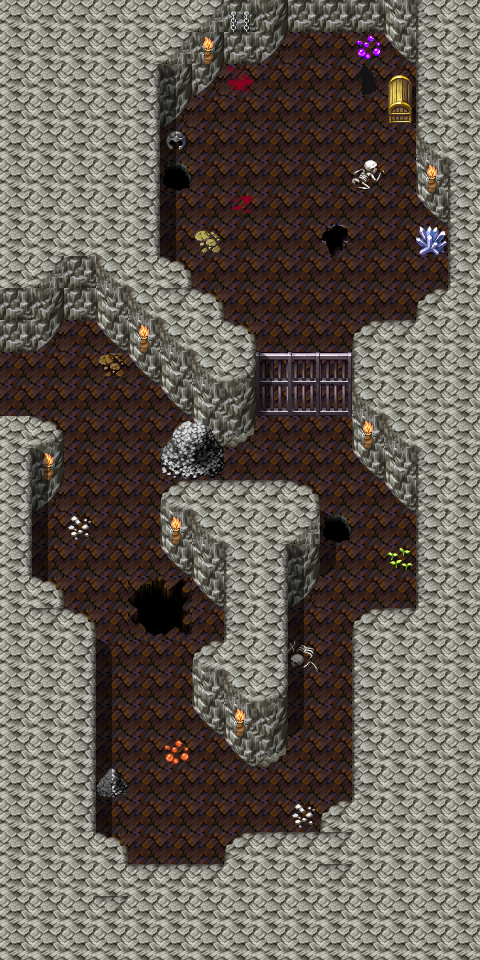

Rendered tile map (Tiled .tmx) drawn with the repository's tilesets; below, a short description and the map source with its tile grids summarised:
An orthogonal 15x30 tile map with 32x32 px tiles, 4 tile layers (Ground, Objects, Above, Top), 1 hidden layer not drawn, 62 tilesets and 11 objects (6x mapchange, 3x spawn, script, replace).

<map version="1.0" tiledversion="1.1.5" orientation="orthogonal" renderorder="right-down" width="15" height="30" tilewidth="32" tileheight="32" infinite="0" nextobjectid="84">
 <tileset firstgid="1" name="map_bed_1" tilewidth="32" tileheight="32" tilecount="128" columns="16">
  <image source="../drawable/map_bed_1.png" width="512" height="256" />
 </tileset>
 <tileset firstgid="129" name="map_border_1" tilewidth="32" tileheight="32" tilecount="128" columns="16">
  <image source="../drawable/map_border_1.png" width="512" height="256" />
 </tileset>
 <tileset firstgid="257" name="map_bridge_1" tilewidth="32" tileheight="32" tilecount="128" columns="16">
  <image source="../drawable/map_bridge_1.png" width="512" height="256" />
 </tileset>
 <tileset firstgid="385" name="map_bridge_2" tilewidth="32" tileheight="32" tilecount="128" columns="16">
  <image source="../drawable/map_bridge_2.png" width="512" height="256" />
 </tileset>
 <tileset firstgid="513" name="map_broken_1" tilewidth="32" tileheight="32" tilecount="128" columns="16">
  <image source="../drawable/map_broken_1.png" width="512" height="256" />
 </tileset>
 <tileset firstgid="641" name="map_cavewall_1" tilewidth="32" tileheight="32" tilecount="108" columns="18">
  <image source="../drawable/map_cavewall_1.png" width="576" height="192" />
 </tileset>
 <tileset firstgid="749" name="map_cavewall_2" tilewidth="32" tileheight="32" tilecount="108" columns="18">
  <image source="../drawable/map_cavewall_2.png" width="576" height="192" />
 </tileset>
 <tileset firstgid="857" name="map_cavewall_3" tilewidth="32" tileheight="32" tilecount="108" columns="18">
  <image source="../drawable/map_cavewall_3.png" width="576" height="192" />
 </tileset>
 <tileset firstgid="965" name="map_cavewall_4" tilewidth="32" tileheight="32" tilecount="108" columns="18">
  <image source="../drawable/map_cavewall_4.png" width="576" height="192" />
 </tileset>
 <tileset firstgid="1073" name="map_chair_table_1" tilewidth="32" tileheight="32" tilecount="128" columns="16">
  <image source="../drawable/map_chair_table_1.png" width="512" height="256" />
 </tileset>
 <tileset firstgid="1201" name="map_chair_table_2" tilewidth="32" tileheight="32" tilecount="128" columns="16">
  <image source="../drawable/map_chair_table_2.png" width="512" height="256" />
 </tileset>
 <tileset firstgid="1329" name="map_crate_1" tilewidth="32" tileheight="32" tilecount="128" columns="16">
  <image source="../drawable/map_crate_1.png" width="512" height="256" />
 </tileset>
 <tileset firstgid="1457" name="map_cupboard_1" tilewidth="32" tileheight="32" tilecount="128" columns="16">
  <image source="../drawable/map_cupboard_1.png" width="512" height="256" />
 </tileset>
 <tileset firstgid="1585" name="map_curtain_1" tilewidth="32" tileheight="32" tilecount="128" columns="16">
  <image source="../drawable/map_curtain_1.png" width="512" height="256" />
 </tileset>
 <tileset firstgid="1713" name="map_entrance_1" tilewidth="32" tileheight="32" tilecount="128" columns="16">
  <image source="../drawable/map_entrance_1.png" width="512" height="256" />
 </tileset>
 <tileset firstgid="1841" name="map_entrance_2" tilewidth="32" tileheight="32" tilecount="128" columns="16">
  <image source="../drawable/map_entrance_2.png" width="512" height="256" />
 </tileset>
 <tileset firstgid="1969" name="map_fence_1" tilewidth="32" tileheight="32" tilecount="128" columns="16">
  <image source="../drawable/map_fence_1.png" width="512" height="256" />
 </tileset>
 <tileset firstgid="2097" name="map_fence_2" tilewidth="32" tileheight="32" tilecount="128" columns="16">
  <image source="../drawable/map_fence_2.png" width="512" height="256" />
 </tileset>
 <tileset firstgid="2225" name="map_fence_3" tilewidth="32" tileheight="32" tilecount="128" columns="16">
  <image source="../drawable/map_fence_3.png" width="512" height="256" />
 </tileset>
 <tileset firstgid="2353" name="map_fence_4" tilewidth="32" tileheight="32" tilecount="128" columns="16">
  <image source="../drawable/map_fence_4.png" width="512" height="256" />
 </tileset>
 <tileset firstgid="2481" name="map_ground_1" tilewidth="32" tileheight="32" tilecount="128" columns="16">
  <image source="../drawable/map_ground_1.png" width="512" height="256" />
 </tileset>
 <tileset firstgid="2609" name="map_ground_2" tilewidth="32" tileheight="32" tilecount="128" columns="16">
  <image source="../drawable/map_ground_2.png" width="512" height="256" />
 </tileset>
 <tileset firstgid="2737" name="map_ground_3" tilewidth="32" tileheight="32" tilecount="128" columns="16">
  <image source="../drawable/map_ground_3.png" width="512" height="256" />
 </tileset>
 <tileset firstgid="2865" name="map_ground_4" tilewidth="32" tileheight="32" tilecount="128" columns="16">
  <image source="../drawable/map_ground_4.png" width="512" height="256" />
 </tileset>
 <tileset firstgid="2993" name="map_ground_5" tilewidth="32" tileheight="32" tilecount="128" columns="16">
  <image source="../drawable/map_ground_5.png" width="512" height="256" />
 </tileset>
 <tileset firstgid="3121" name="map_ground_6" tilewidth="32" tileheight="32" tilecount="128" columns="16">
  <image source="../drawable/map_ground_6.png" width="512" height="256" />
 </tileset>
 <tileset firstgid="3249" name="map_ground_7" tilewidth="32" tileheight="32" tilecount="128" columns="16">
  <image source="../drawable/map_ground_7.png" width="512" height="256" />
 </tileset>
 <tileset firstgid="3377" name="map_ground_8" tilewidth="32" tileheight="32" tilecount="128" columns="16">
  <image source="../drawable/map_ground_8.png" width="512" height="256" />
 </tileset>
 <tileset firstgid="3505" name="map_house_1" tilewidth="32" tileheight="32" tilecount="128" columns="16">
  <image source="../drawable/map_house_1.png" width="512" height="256" />
 </tileset>
 <tileset firstgid="3633" name="map_house_2" tilewidth="32" tileheight="32" tilecount="128" columns="16">
  <image source="../drawable/map_house_2.png" width="512" height="256" />
 </tileset>
 <tileset firstgid="3761" name="map_indoor_1" tilewidth="32" tileheight="32" tilecount="128" columns="16">
  <image source="../drawable/map_indoor_1.png" width="512" height="256" />
 </tileset>
 <tileset firstgid="3889" name="map_indoor_2" tilewidth="32" tileheight="32" tilecount="128" columns="16">
  <image source="../drawable/map_indoor_2.png" width="512" height="256" />
 </tileset>
 <tileset firstgid="4017" name="map_kitchen_1" tilewidth="32" tileheight="32" tilecount="128" columns="16">
  <image source="../drawable/map_kitchen_1.png" width="512" height="256" />
 </tileset>
 <tileset firstgid="4145" name="map_outdoor_1" tilewidth="32" tileheight="32" tilecount="128" columns="16">
  <image source="../drawable/map_outdoor_1.png" width="512" height="256" />
 </tileset>
 <tileset firstgid="4273" name="map_pillar_1" tilewidth="32" tileheight="32" tilecount="128" columns="16">
  <image source="../drawable/map_pillar_1.png" width="512" height="256" />
 </tileset>
 <tileset firstgid="4401" name="map_pillar_2" tilewidth="32" tileheight="32" tilecount="128" columns="16">
  <image source="../drawable/map_pillar_2.png" width="512" height="256" />
 </tileset>
 <tileset firstgid="4529" name="map_plant_1" tilewidth="32" tileheight="32" tilecount="128" columns="16">
  <image source="../drawable/map_plant_1.png" width="512" height="256" />
 </tileset>
 <tileset firstgid="4657" name="map_plant_2" tilewidth="32" tileheight="32" tilecount="128" columns="16">
  <image source="../drawable/map_plant_2.png" width="512" height="256" />
 </tileset>
 <tileset firstgid="4785" name="map_rock_1" tilewidth="32" tileheight="32" tilecount="128" columns="16">
  <image source="../drawable/map_rock_1.png" width="512" height="256" />
 </tileset>
 <tileset firstgid="4913" name="map_rock_2" tilewidth="32" tileheight="32" tilecount="128" columns="16">
  <image source="../drawable/map_rock_2.png" width="512" height="256" />
 </tileset>
 <tileset firstgid="5041" name="map_roof_1" tilewidth="32" tileheight="32" tilecount="128" columns="16">
  <image source="../drawable/map_roof_1.png" width="512" height="256" />
 </tileset>
 <tileset firstgid="5169" name="map_roof_2" tilewidth="32" tileheight="32" tilecount="128" columns="16">
  <image source="../drawable/map_roof_2.png" width="512" height="256" />
 </tileset>
 <tileset firstgid="5297" name="map_roof_3" tilewidth="32" tileheight="32" tilecount="128" columns="16">
  <image source="../drawable/map_roof_3.png" width="512" height="256" />
 </tileset>
 <tileset firstgid="5425" name="map_shop_1" tilewidth="32" tileheight="32" tilecount="128" columns="16">
  <image source="../drawable/map_shop_1.png" width="512" height="256" />
 </tileset>
 <tileset firstgid="5553" name="map_sign_ladder_1" tilewidth="32" tileheight="32" tilecount="128" columns="16">
  <image source="../drawable/map_sign_ladder_1.png" width="512" height="256" />
 </tileset>
 <tileset firstgid="5681" name="map_table_1" tilewidth="32" tileheight="32" tilecount="128" columns="16">
  <image source="../drawable/map_table_1.png" width="512" height="256" />
 </tileset>
 <tileset firstgid="5809" name="map_trail_1" tilewidth="32" tileheight="32" tilecount="128" columns="16">
  <image source="../drawable/map_trail_1.png" width="512" height="256" />
 </tileset>
 <tileset firstgid="5937" name="map_transition_1" tilewidth="32" tileheight="32" tilecount="128" columns="16">
  <image source="../drawable/map_transition_1.png" width="512" height="256" />
 </tileset>
 <tileset firstgid="6065" name="map_transition_2" tilewidth="32" tileheight="32" tilecount="128" columns="16">
  <image source="../drawable/map_transition_2.png" width="512" height="256" />
 </tileset>
 <tileset firstgid="6193" name="map_transition_3" tilewidth="32" tileheight="32" tilecount="128" columns="16">
  <image source="../drawable/map_transition_3.png" width="512" height="256" />
 </tileset>
 <tileset firstgid="6321" name="map_transition_4" tilewidth="32" tileheight="32" tilecount="128" columns="16">
  <image source="../drawable/map_transition_4.png" width="512" height="256" />
 </tileset>
 <tileset firstgid="6449" name="map_transition_5" tilewidth="32" tileheight="32" tilecount="128" columns="16">
  <image source="../drawable/map_transition_5.png" width="512" height="256" />
 </tileset>
 <tileset firstgid="6577" name="map_tree_1" tilewidth="32" tileheight="32" tilecount="128" columns="16">
  <image source="../drawable/map_tree_1.png" width="512" height="256" />
 </tileset>
 <tileset firstgid="6705" name="map_tree_2" tilewidth="32" tileheight="32" tilecount="128" columns="16">
  <image source="../drawable/map_tree_2.png" width="512" height="256" />
 </tileset>
 <tileset firstgid="6833" name="map_wall_1" tilewidth="32" tileheight="32" tilecount="128" columns="16">
  <image source="../drawable/map_wall_1.png" width="512" height="256" />
 </tileset>
 <tileset firstgid="6961" name="map_wall_2" tilewidth="32" tileheight="32" tilecount="120" columns="15">
  <image source="../drawable/map_wall_2.png" width="480" height="256" />
 </tileset>
 <tileset firstgid="7081" name="map_wall_3" tilewidth="32" tileheight="32" tilecount="120" columns="15">
  <image source="../drawable/map_wall_3.png" width="480" height="256" />
 </tileset>
 <tileset firstgid="7201" name="map_wall_4" tilewidth="32" tileheight="32" tilecount="120" columns="15">
  <image source="../drawable/map_wall_4.png" width="480" height="256" />
 </tileset>
 <tileset firstgid="7321" name="map_window_1" tilewidth="32" tileheight="32" tilecount="128" columns="16">
  <image source="../drawable/map_window_1.png" width="512" height="256" />
 </tileset>
 <tileset firstgid="7449" name="map_window_2" tilewidth="32" tileheight="32" tilecount="128" columns="16">
  <image source="../drawable/map_window_2.png" width="512" height="256" />
 </tileset>
 <tileset firstgid="7577" name="map_guynmart" tilewidth="32" tileheight="32" tilecount="128" columns="16">
  <image source="../drawable/map_guynmart.png" width="512" height="256" />
 </tileset>
 <tileset firstgid="7705" name="map_ratdom" tilewidth="32" tileheight="32" tilecount="108" columns="18">
  <image source="../drawable/map_ratdom.png" width="576" height="192" />
 </tileset>
 <layer name="Ground" width="15" height="30">
  <data>[450 cells, 449 non-empty, 16 distinct tile ids]</data>
 </layer>
 <layer name="Objects" width="15" height="30">
  <data>[450 cells, 44 non-empty, 32 distinct tile ids]</data>
 </layer>
 <layer name="Above" width="15" height="30">
  <data>[450 cells, 34 non-empty, 11 distinct tile ids]</data>
 </layer>
 <layer name="Top" width="15" height="30">
  <data>[450 cells, 3 non-empty, 3 distinct tile ids]</data>
 </layer>
 <layer name="Walkable" width="15" height="30" visible="0">
  <data>[450 cells, 293 non-empty, 1 distinct tile ids]</data>
 </layer>
 <objectgroup name="Mapevents" visible="0">
  <object id="75" name="west" type="mapchange" x="0" y="352" width="32" height="64">
   <properties>
    <property name="map" value="ratdom_maze_434" />
    <property name="place" value="east" />
   </properties>
  </object>
  <object id="76" name="down1" type="mapchange" x="160" y="160" width="32" height="32">
   <properties>
    <property name="map" value="ratdom_maze_535a" />
    <property name="place" value="up1" />
   </properties>
  </object>
  <object id="77" name="down2" type="mapchange" x="320" y="224" width="32" height="32">
   <properties>
    <property name="map" value="ratdom_maze_535a" />
    <property name="place" value="up2" />
   </properties>
  </object>
  <object id="78" name="down3" type="mapchange" x="128" y="576" width="64" height="64">
   <properties>
    <property name="map" value="ratdom_maze_535a" />
    <property name="place" value="up3" />
   </properties>
  </object>
  <object id="79" name="down4" type="mapchange" x="352" y="64" width="32" height="32">
   <properties>
    <property name="map" value="ratdom_maze_535a" />
    <property name="place" value="up4" />
   </properties>
  </object>
  <object id="80" name="down5" type="mapchange" x="320" y="512" width="32" height="32">
   <properties>
    <property name="map" value="ratdom_maze_535a" />
    <property name="place" value="up5" />
   </properties>
  </object>
  <object id="83" name="ratdom_uglybrute_script" type="script" x="256" y="416" width="96" height="32" />
 </objectgroup>
 <objectgroup name="Spawn" visible="0">
  <object id="50" name="ratdom_rat" type="spawn" x="224" y="0" width="32" height="32" />
  <object id="44" name="ratdom_uglybrute" type="spawn" x="256" y="320" width="96" height="96">
   <properties>
    <property name="spawngroup" value="ratdom_uglybrute" />
   </properties>
  </object>
  <object id="46" name="ratdom_maze_rat" type="spawn" x="288" y="704" width="128" height="192">
   <properties>
    <property name="quantity" value="1" />
    <property name="spawngroup" value="ratdom_maze_rat" />
   </properties>
  </object>
 </objectgroup>
 <objectgroup name="Keys" visible="0" />
 <objectgroup name="Replace" visible="0">
  <object id="82" name="ratdom_nondisplay:70" type="replace" x="288" y="352" width="32" height="64" visible="0">
   <properties>
    <property name="Above" value="Top" />
    <property name="Walkable" value="Top" />
    <property name="requireId" value="ratdom_nondisplay" />
    <property name="requireType" value="questProgress" />
    <property name="requireValue" value="70" />
   </properties>
  </object>
 </objectgroup>
</map>
